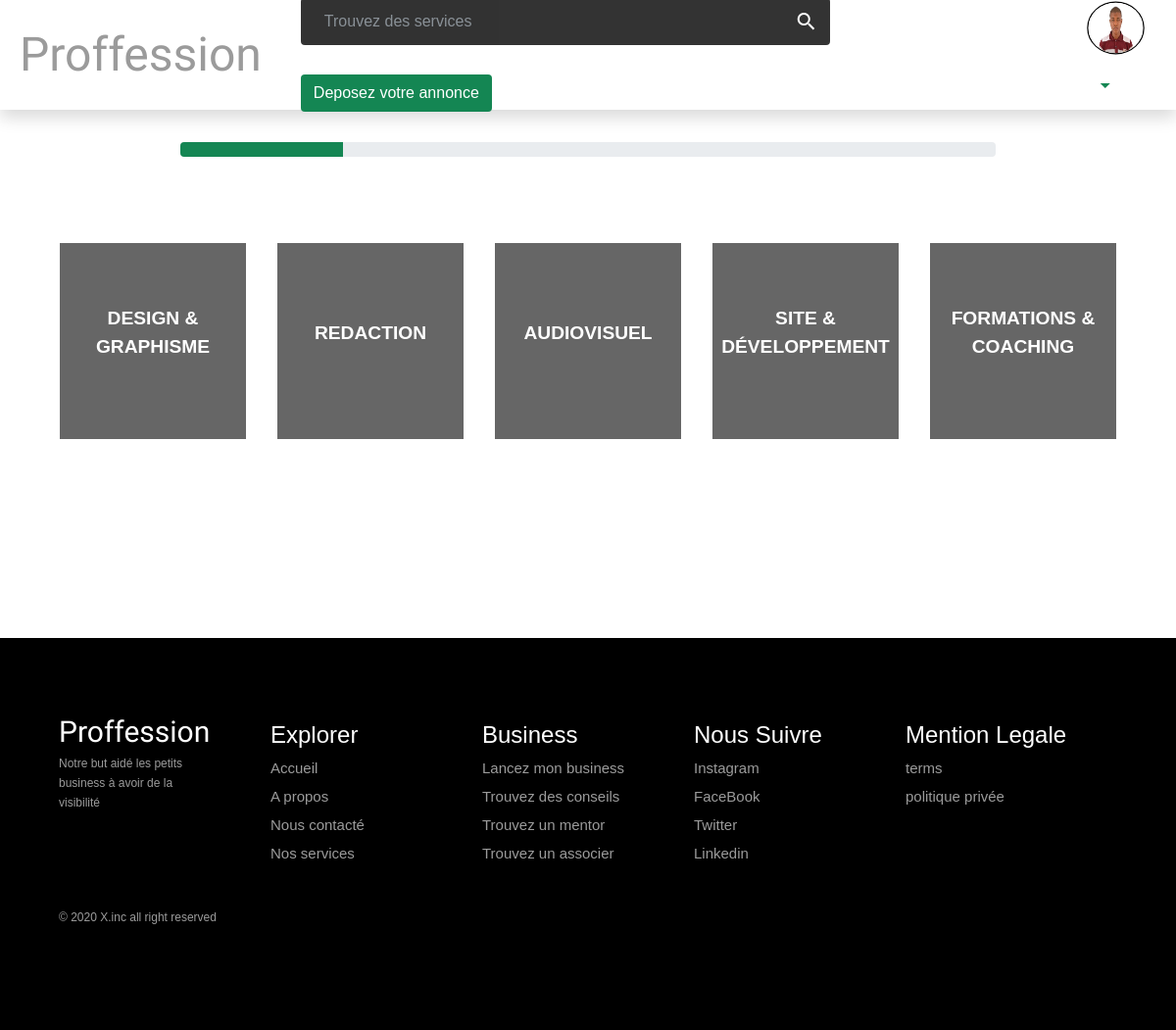
Page /annonce (signed in) on the committed database.
### ss/models.py (models this page shows, shortened)
class User(PermissionsMixin, AbstractBaseUser):
    email = models.EmailField(_('Adress mail'), unique=True)
    first_name = models.CharField(_('Nom'), max_length=100, default="")
    last_name = models.CharField(_('Prenom'), max_length=100, default="")
    password1 = models.CharField(_('Password'), max_length=255, default="")
    biographie = models.TextField(
        _('Bio'), help_text="faite une description de vous",  max_length=400, default=" ")
    tel_number = models.CharField(
        _("Numero Tel"), help_text="Numero: (224)", default="", max_length=15)
    profile_image = models.ImageField(
        _("Image du profil"), upload_to=user_directory_path, default="")
    is_staff = models.BooleanField(default=False)
    is_active = models.BooleanField(default=True)
    date_joined = models.DateTimeField(default=timezone.now)
    USERNAME_FIELD = 'email'
    REQUIRED_FIELDS = []
    objects = managers.UserManger()
    def get_absolute_url(self):
        from django.shortcuts import reverse
        return reverse('profile', kwargs={'id': self.id})

class Service(models.Model):
    service_type = models.CharField(
        _('Type du service'), max_length=100,
        blank=False, null=False, help_text="type du service ex: informatique")
    def __str__(self):
        return self.service_type

### ss/views.py (the view, shortened to what this page needs)
# urls.py: path('annonce', views.Annonce.as_view(), name='annonce'),
class Annonce(View):
    template_name = "ss/annonce.html"
    def get(self, request, *args, **kwargs):
        if not request.user.is_authenticated:
            messages.info(
                request, "Vous devez avoir un compte avant de publier une annonce")
            return redirect('login')
        ctx = {'services': Service.objects.all()}
        return render(request, self.template_name, ctx)

### ss/templates/ss/annonce.html (shortened to what this page needs)
{% extends 'base_generic.html' %} {% load crispy_forms_tags %} {% load static %}
{% block css %}
<link rel="stylesheet" href="{% static 'ss/css/announce.css' %}" />
<link rel="stylesheet" href="{% static 'ss/css/jquery-te-1.4.0.css' %}">
{% endblock css %} {% block title %} Annonce {% endblock title %}
{% block content %}
<main class="container animate__animated animate__fadeIn">
  <section>
    <div class="mt-5 d-sm-none d-md-none d-none d-lg-block">
      <div class="progress w-75 mx-auto" style="height: 15px;">
        <div
        class="progress-bar bg-success"
        role="progressbar"
        style="width: 20%;"
        aria-cookienow="10"
        aria-cookiemin="0"
        aria-cookiemax="100"
        ></div>
      </div>
    </div>
    <div id="annonce-container" style="margin-top: 5em;">
      <div
        class="row justify-content-center align-items-center animate__animated animate__fadeInRight"
        style="height: auto;"
        id="select_service"
        >
        {% for service in services %}
        <div class="col-lg-2 col-sm-5 selection mx-3 my-2">
          <div
            class="absolute d-flex justify-content-center align-items-center"
          >
            <p service-name="{{service}}" class="text-center">
              {{ service|upper }}
            </p>
          </div>
        </div>
        {% endfor %}
      </div>
    </div>
  </section>
</main>
{% endblock content %}

### templates/base_generic.html (shortened to what this page needs)
{% load crispy_forms_tags %} {% load static %}
<!DOCTYPE html>
<html lang="en">
  <head>
    <link
      rel="stylesheet"
      href="https://stackpath.bootstrapcdn.com/bootstrap/4.4.1/css/bootstrap.min.css"
    />
    <link
      rel="stylesheet"
      href="https://cdnjs.cloudflare.com/ajax/libs/animate.css/4.0.0/animate.min.css"
    />
    <link rel="stylesheet" href="{% static 'ss/css/general.css' %}" />
    <link rel="stylesheet" href="{% static 'ss/css/navbar.css' %}" />
    <link rel="stylesheet" href="{% static 'ss/css/footer.css'%}" />
    {% block css %}{% endblock css %}
  </head>
  <body id="top">
    <header class="shadow" style="margin: 0;">
      <nav id="topNavigation">
        <ul>
          <div>
            <li>
              <a href="{% url 'index' %}" class="logo">Proffession</a>
            </li>
          </div>
          <div>
            <li style="width: 40em;">
              <form class="form-inline">
                <input
                  class="form-control rounded-rigth rounded-left"
                  type="search"
                  placeholder="Trouvez des services"
                  aria-label="Search"
                />
                <a href="#">
                  <span class="material-icons" id="search_icon">
                  </span>
                </a>
              </form>
            </li>
            <li class="">
              <a class="" href="{% url 'annonce' %}"
                ><button class="btn button" id="announceButton">
                  Deposez votre annonce
                </button></a
              >
            </li>
          </div>
          <div>
            {% if user.is_authenticated %} {% if user.profile_image %}
            <li>
              <div style="position: relative;">
                <div
                  type="button"
                  id="dropdownMenuButton"
                  data-toggle="dropdown"
                  aria-haspopup="true"
                  aria-expanded="false"
                  class="img_container"
                >
                  <img
                    src="{{ user.profile_image.url }}"
                    class="rounded-circle profile dropdown-toggle"
                    id="profile-image"
                  />
                  <span class="material-icons d-inline-block mt-4" style="color: #148653;"
                    >arrow_drop_down</span
                  >
                </div>
              </div>
            </li>
            {% endif %} {% endif %}
          </div>
        </ul>
      </nav>
    </header>
    {% block content %} {% endblock content %}
    <footer class="footer">
      <nav class="footer_nav">
        <section class="footer_col">
          <a href="#" class="footer_logo">Proffession</a>
          <p class="footer_slogan">
            Notre but aidé les petits business à avoir de la visibilité
          </p>
        </section>
        <section class="footer_col">
          <div class="footer_col-wrap">
            <h4 class="footer_col-title">Explorer</h4>
            <div class="footer_nav-list">
              <a href="#" class="footer_link">Accueil</a>
              <a href="#" class="footer_link">A propos</a>
              <a href="#" class="footer_link">Nous contacté</a>
              <a href="#" class="footer_link">Nos services</a>
            </div>
          </div>
        </section>
        <section class="footer_col">
          <div class="footer_col-wrap">
            <h4 class="footer_col-title">Business</h4>
            <div class="footer_nav-list">
              <a href="#" class="footer_link">Lancez mon business</a>
              <a href="#" class="footer_link">Trouvez des conseils</a>
              <a href="#" class="footer_link">Trouvez un mentor</a>
              <a href="#" class="footer_link">Trouvez un associer</a>
            </div>
          </div>
        </section>
        <section class="footer_col">
          <div class="footer_col-wrap">
            <h4 class="footer_col-title">Nous Suivre</h4>
            <div class="footer_nav-list">
              <a href="#" class="footer_link">Instagram</a>
              <a href="#" class="footer_link">FaceBook</a>
              <a href="#" class="footer_link">Twitter</a>
              <a href="#" class="footer_link">Linkedin</a>
            </div>
          </div>
        </section>
        <section class="footer_col">
          <div class="footer_col-wrap">
            <h4 class="footer_col-title">Mention Legale</h4>
            <div class="footer_nav-list">
              <a href="#" class="footer_link">terms</a>
              <a href="#" class="footer_link">politique privée</a>
            </div>
          </div>
        </section>
        <small class="footer_small">&copy; 2020 X.inc all right reserved</small>
      </nav>
    </footer>
  </body>
</html>

### ss/static/ss/css/general.css (style rules this page uses)
:root { --second-color: #148653; --primary-color: #ffffff; }
.logo { font-family: "Rowdies", sans-serif; font-size: 3em; color: #9b9b9b; transition: 0.5s ease; }
body { background: var(--primary-color); margin: 0; font-family: "Montserrat_body", sans-serif; padding: 0; overflow-x: hidden; }
main { position: relative; top: -15px; }
a { color: var(--second-color); font-family: "Montserrat", sans-serif; }
.button { background: var(--second-color); color: white; font-family: "Montserrat", sans-serif; }
.profile { display: inline-block; width: 45px; height: 45px; transform: scale(1.3, 1.2); border: 1px solid black; }
.absolute { position: absolute; top: 0; width: 500px; }

### ss/static/ss/css/navbar.css (style rules this page uses)
header { margin-bottom: 0px; margin-top: 0px; }
header nav { width: 100%; }
header nav ul { display: flex !important; justify-content: space-evenly; align-items: center; padding: 0; }
header nav ul { height: 7rem; }
header nav ul li { list-style: none; padding: 15px 20px; display: inline-block; }
header nav ul li a { text-decoration: none; color: #000; transition: all 0.1s ease 0.1s; }
header input[type="search"] { background: #000; opacity: 0.8; width: 90% !important; padding: 1.5em; border-style: none; }
header #search_icon { width: 100%; text-align: center; padding: 0.5em; margin: 0 !important; display: inline-block; color: #ffffff; position: relative; right: 48px; }

### ss/static/ss/css/footer.css (style rules this page uses)
.footer { background: #000; color: #9b9b9b; padding: 50px 0; font-size: 12px; margin-top: 15em; width: 100vw; }
.footer_nav { height: 25em; max-width: 1300px; width: 90%; margin: 0 auto; }
.footer_logo { margin-top: 38px; margin-bottom: 15px; display: inline-block; color: #fff; font-size: 2.5em; font-family: "Rowdies", sans-serif; }
.footer_col-title { color: #fff; margin: 35px 0; margin-bottom: 4px; }
.footer_col { line-height: 15px; float: left; width: 20%; }
.footer_small { display: block; margin-top: 3.5em; color: #9b9b9b; font-size: 12px; }
.footer_link { color: #9b9b9b; display: block; font-size: 15px; padding: 7px 0 7px 0; transition: color 0.5s ease; }
.footer_slogan { font-size: 12px; line-height: 20px; width: 160px; margin: 0 0 30px; }

### ss/static/ss/css/announce.css (style rules this page uses)
:root { --second-color: #148653; }
.selection { background-color: #000; opacity: 0.6; color: #ffffff; height: 200px; position: relative; }
.absolute { position: absolute; width: 100%; height: 100%; left: 0; top: 0; z-index: 100; }
.absolute p { font-size: 1.2em; font-weight: bold; }
.bg-success { background-color: var(--second-color) !important; }

### rows in the picture
User: profile_image (picture)
Service: service_type "DESIGN & GRAPHISME"
Service: service_type "REDACTION"
Service: service_type "AUDIOVISUEL"
Service: service_type "SITE & DÉVELOPPEMENT"
Service: service_type "FORMATIONS & COACHING"
